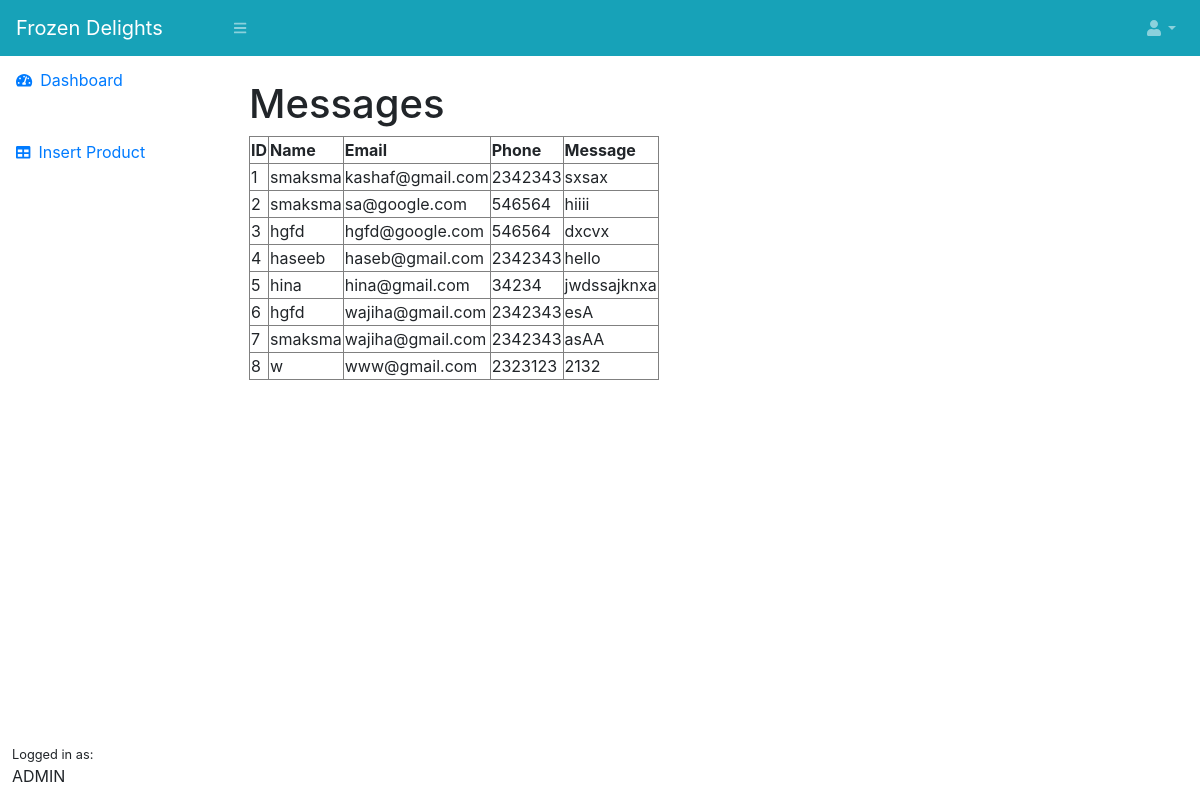
The app's page /admin/dist/msgview.php (signed in) with its own data.
### tables this page shows
CREATE TABLE `message` (
  `cusid` int(11) NOT NULL,
  `cusname` varchar(200) NOT NULL,
  `cusemail` varchar(200) NOT NULL,
  `cusphone` int(20) NOT NULL,
  `cusmsg` varchar(200) NOT NULL
);

### admin/dist/msgview.php (the view, shortened to what this page needs)
<?php
include('header.php');
?>
<?php
include('connection.php');
?>
<div class="con">
        <h1>Messages</h1>
    </div>
<?php
$myquery = "Select * from message";
$data = $mycon->query($myquery);
echo "<table border ='1'>
        <tr>
            <th>ID</th>
            <th>Name</th>
            <th>Email</th>
            <th>Phone</th>
            <th>Message</th>
        </tr>";
    while($myrow = $data->fetch_assoc()){
        echo "<tr>";
        echo "<td>" .$myrow["cusid"] . "</td>";
        echo "<td>" .$myrow["cusname"]. "</td>";
        echo "<td>" .$myrow["cusemail"]. "</td>";
        echo "<td>" .$myrow["cusphone"]. "</td>";
        echo "<td>" .$myrow["cusmsg"]. "</td>";
        echo "</tr>";
    }
    echo "</table>";
?>

### records on screen
message: cusid "1", cusname "smaksma", cusemail "kashaf@gmail.com", cusphone "2342343", cusmsg "sxsax"
message: cusid "2", cusname "smaksma", cusemail "sa@google.com", cusphone "546564", cusmsg "hiiii"
message: cusid "3", cusname "hgfd", cusemail "hgfd@google.com", cusphone "546564", cusmsg "dxcvx"
message: cusid "4", cusname "haseeb", cusemail "haseb@gmail.com", cusphone "2342343", cusmsg "hello"
message: cusid "5", cusname "hina", cusemail "hina@gmail.com", cusphone "34234", cusmsg "jwdssajknxa"
message: cusid "6", cusname "hgfd", cusemail "wajiha@gmail.com", cusphone "2342343", cusmsg "esA"
message: cusid "7", cusname "smaksma", cusemail "wajiha@gmail.com", cusphone "2342343", cusmsg "asAA"
message: cusid "8", cusname "w", cusemail "www@gmail.com", cusphone "2323123", cusmsg "2132"
